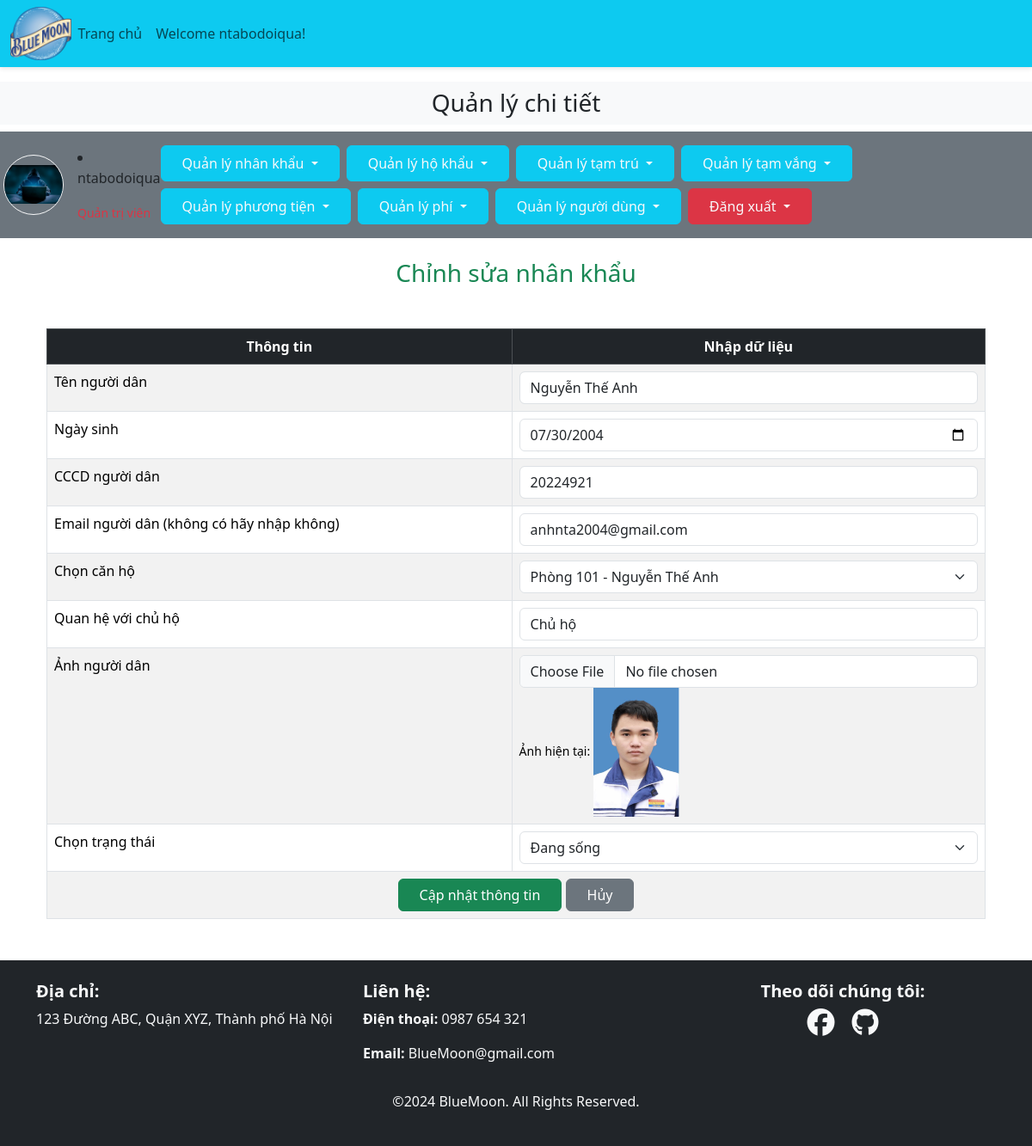
/admin_area/index.php?edit_resident=1 (signed in), run on the app's committed database.
### tables this page shows
CREATE TABLE `residents` (
  `resident_id` int(11) NOT NULL,
  `resident_name` varchar(50) NOT NULL,
  `resident_phone` varchar(20) NOT NULL,
  `resident_email` varchar(100) NOT NULL,
  `apartment_id` int(11) NOT NULL,
  `resident_image` varchar(255) NOT NULL,
  `resident_status` varchar(50) NOT NULL,
  `resident_ngayden` date DEFAULT NULL,
  `resident_ngaydi` date DEFAULT NULL,
  `resident_dob` date NOT NULL,
  `resident_relation_owner` varchar(50) NOT NULL
);

### admin_area/edit_resident.php (the view, shortened to what this page needs)
<?php
include('../includes/connect.php');
if (isset($_GET['edit_resident'])) {
    $resident_id = $_GET['edit_resident'];
    $select_resident = "SELECT * FROM `residents` WHERE resident_id = '$resident_id'";
    $result = mysqli_query($con, $select_resident);
    $resident = mysqli_fetch_assoc($result);
}
?>
<div class="container mt-3">
    <h3 class="text-center text-success my-4">Chỉnh sửa nhân khẩu</h3>
    <table class="table table-bordered table-hover table-striped mt-5">
        <thead class="table-dark">
            <tr class="text-center">
                <th>Thông tin</th>
                <th>Nhập dữ liệu</th>
            </tr>
        </thead>
        <tbody>
            <form action="" method="post" enctype="multipart/form-data">
                <tr>
                    <td><label for="resident_name">Tên người dân</label></td>
                    <td><input type="text" name="resident_name" id="resident_name" class="form-control"
                               value="<?php echo $resident['resident_name']; ?>" required></td>
                </tr>
                <tr>
                    <td><label for="dob">Ngày sinh</label></td>
                    <td>
                        <input type="date"
                            name="dob"
                            id="dob"
                            class="form-control"
                            value="<?php echo date('Y-m-d', strtotime($resident['resident_dob'])); ?>"
                            required>
                    </td>
                </tr>
                <tr>
                    <td><label for="resident_phone">CCCD người dân</label></td>
                    <td><input type="text" name="resident_phone" id="resident_phone" class="form-control"
                               value="<?php echo $resident['resident_phone']; ?>" required></td>
                </tr>
                <tr>
                    <td><label for="resident_email">Email người dân (không có hãy nhập không)</label></td>
                    <td><input type="text" name="resident_email" id="resident_email" class="form-control"
                               value="<?php echo $resident['resident_email']; ?>" required></td>
                </tr>
                <tr>
                    <td>Chọn căn hộ</td>
                    <td>
                        <select name="resident_apartment" class="form-select" required>
                            <?php
                            $select_query = "SELECT * FROM `apartments`";
                            $result_query = mysqli_query($con, $select_query);
                            while ($row = mysqli_fetch_assoc($result_query)) {
                                $apartment_name = $row['apartment_name'];
                                $apartment_id = $row['apartment_id'];
                                $selected = ($resident['apartment_id'] == $apartment_id) ? 'selected' : '';
                                echo "<option value='$apartment_id' $selected>$apartment_name</option>";
                            }
                            ?>
                        </select>
                    </td>
                </tr>
                <tr>
                    <td><label for="resident_relation_owner">Quan hệ với chủ hộ</label></td>
                    <td><input type="text" name="resident_relation_owner" id="resident_relation_owner" class="form-control"
                               value="<?php echo $resident['resident_relation_owner']; ?>" required></td>
                </tr>
                <tr>
                    <td>Ảnh người dân</td>
                    <td><input type="file" name="resident_image" id="resident_image" class="form-control">
                        <small>Ảnh hiện tại: <img src="./people_images/<?php echo $resident['resident_image']; ?>" alt="resident image" width="100"></small>
                    </td>
                </tr>
                <tr>
                    <td>Chọn trạng thái</td>
                    <td>
                        <select id="residentStatus" name="resident_status" class="form-select" required>
                            <option value="Đang sống">Đang sống</option>
                        </select>
                    </td>
                </tr>
                <tr>
                    <td colspan="2" class="text-center">
                        <input type="submit" name="update_resident" class="btn btn-success px-4" value="Cập nhật thông tin">
                        <a href="index.php?view_people" class="btn btn-secondary px-4">Hủy</a>
                    </td>
                </tr>
            </form>
        </tbody>
    </table>
</div>

### style.css (style rules this page uses)
* { margin:0; padding:0; box-sizing: border-box; }
body { padding-top: 95px; }

### data on the page
residents: resident_name "Nguyễn Thế Anh", dob "07/30/2004", resident_phone "20224921", resident_email "anhnta2004@gmail.com", resident_relation_owner "Chủ hộ", resident_image (picture)

### other printed values
$_SESSION['username'] "ntabodoiqua"
form field resident_apartment "Phòng 101 - Nguyễn Thế Anh"
